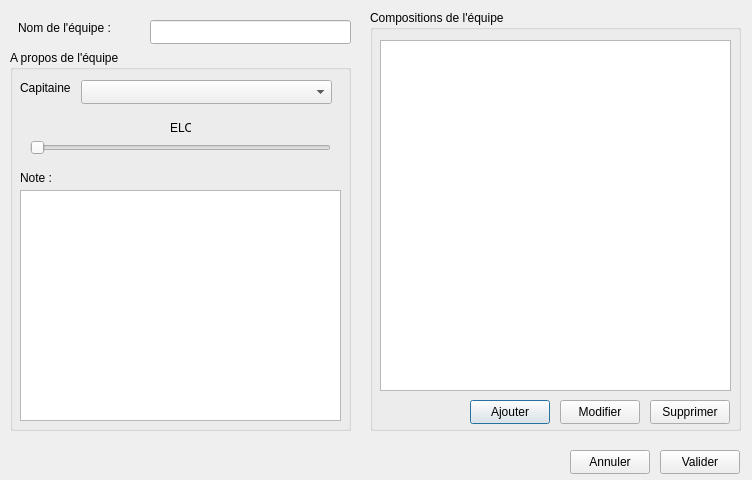
<?xml version="1.0" encoding="UTF-8"?>
<ui version="4.0">
 <class>Dialog</class>
 <widget class="QDialog" name="Dialog">
  <property name="geometry">
   <rect>
    <x>0</x>
    <y>0</y>
    <width>752</width>
    <height>480</height>
   </rect>
  </property>
  <property name="windowTitle">
   <string>Dialog</string>
  </property>
  <widget class="QGroupBox" name="groupBox">
   <property name="geometry">
    <rect>
     <x>370</x>
     <y>10</y>
     <width>371</width>
     <height>421</height>
    </rect>
   </property>
   <property name="title">
    <string>Compositions de l'équipe</string>
   </property>
   <widget class="QTableView" name="tableView_TeamPlayers">
    <property name="geometry">
     <rect>
      <x>10</x>
      <y>30</y>
      <width>351</width>
      <height>351</height>
     </rect>
    </property>
   </widget>
   <widget class="QPushButton" name="pushButton_PlayerAdd">
    <property name="geometry">
     <rect>
      <x>100</x>
      <y>390</y>
      <width>80</width>
      <height>24</height>
     </rect>
    </property>
    <property name="text">
     <string>Ajouter</string>
    </property>
   </widget>
   <widget class="QPushButton" name="pushButton_PlayerSuppression">
    <property name="geometry">
     <rect>
      <x>280</x>
      <y>390</y>
      <width>80</width>
      <height>24</height>
     </rect>
    </property>
    <property name="text">
     <string>Supprimer</string>
    </property>
   </widget>
   <widget class="QPushButton" name="pushButton_PlayerModify">
    <property name="geometry">
     <rect>
      <x>190</x>
      <y>390</y>
      <width>80</width>
      <height>24</height>
     </rect>
    </property>
    <property name="text">
     <string>Modifier</string>
    </property>
   </widget>
  </widget>
  <widget class="QLineEdit" name="lineEdit_TeamName">
   <property name="geometry">
    <rect>
     <x>150</x>
     <y>20</y>
     <width>201</width>
     <height>24</height>
    </rect>
   </property>
  </widget>
  <widget class="QLabel" name="label_TeamNameTitle">
   <property name="geometry">
    <rect>
     <x>18</x>
     <y>20</y>
     <width>121</width>
     <height>16</height>
    </rect>
   </property>
   <property name="text">
    <string>Nom de l'équipe : </string>
   </property>
  </widget>
  <widget class="QGroupBox" name="groupBox_2">
   <property name="geometry">
    <rect>
     <x>10</x>
     <y>50</y>
     <width>341</width>
     <height>381</height>
    </rect>
   </property>
   <property name="title">
    <string>A propos de l'équipe</string>
   </property>
   <widget class="QSlider" name="horizontalSlider_TeamElo">
    <property name="geometry">
     <rect>
      <x>20</x>
      <y>90</y>
      <width>301</width>
      <height>16</height>
     </rect>
    </property>
    <property name="orientation">
     <enum>Qt::Horizontal</enum>
    </property>
   </widget>
   <widget class="QLabel" name="label_TeamElo">
    <property name="geometry">
     <rect>
      <x>160</x>
      <y>70</y>
      <width>21</width>
      <height>16</height>
     </rect>
    </property>
    <property name="text">
     <string>ELO</string>
    </property>
   </widget>
   <widget class="QComboBox" name="comboBox_Captain">
    <property name="geometry">
     <rect>
      <x>71</x>
      <y>30</y>
      <width>251</width>
      <height>24</height>
     </rect>
    </property>
   </widget>
   <widget class="QLabel" name="label_CaptainTitle">
    <property name="geometry">
     <rect>
      <x>10</x>
      <y>30</y>
      <width>51</width>
      <height>16</height>
     </rect>
    </property>
    <property name="text">
     <string>Capitaine</string>
    </property>
   </widget>
   <widget class="QTextEdit" name="textEdit_TeamNote">
    <property name="geometry">
     <rect>
      <x>10</x>
      <y>140</y>
      <width>321</width>
      <height>231</height>
     </rect>
    </property>
   </widget>
   <widget class="QLabel" name="label_4">
    <property name="geometry">
     <rect>
      <x>10</x>
      <y>120</y>
      <width>321</width>
      <height>16</height>
     </rect>
    </property>
    <property name="text">
     <string>Note :</string>
    </property>
   </widget>
  </widget>
  <widget class="QPushButton" name="pushButton_OK">
   <property name="geometry">
    <rect>
     <x>660</x>
     <y>450</y>
     <width>80</width>
     <height>24</height>
    </rect>
   </property>
   <property name="text">
    <string>Valider</string>
   </property>
  </widget>
  <widget class="QPushButton" name="pushButton_Cancel">
   <property name="geometry">
    <rect>
     <x>570</x>
     <y>450</y>
     <width>80</width>
     <height>24</height>
    </rect>
   </property>
   <property name="text">
    <string>Annuler</string>
   </property>
  </widget>
 </widget>
 <resources/>
 <connections/>
</ui>
